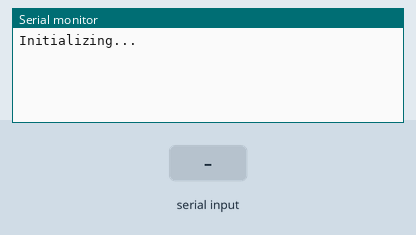
Recording of a sketch running on a simulated Arduino Uno, built with avr-gcc and run on an emulated ATmega328P. On the bench: the last lines printed to the serial monitor. Inputs (shaded band) come from the test bench.

Above: at 1.2 s.
1.3 s: "90,45\n" received over Serial
At 2.4 s:
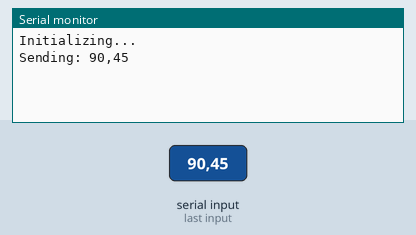
2.8 s: "90,45\n" received over the second serial link
At 3.3 s:
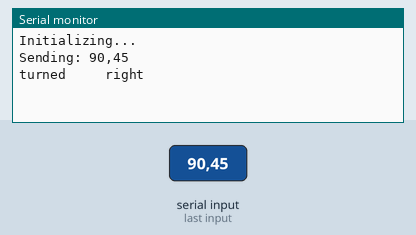
4.3 s: byte 10 ('\n') received over Serial
At 5.5 s:
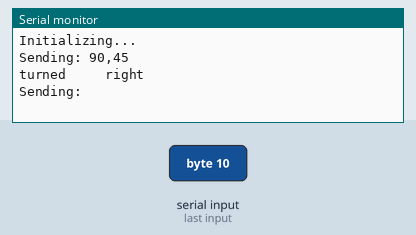
5.8 s: "30,150\n" received over Serial
At 6.2 s:
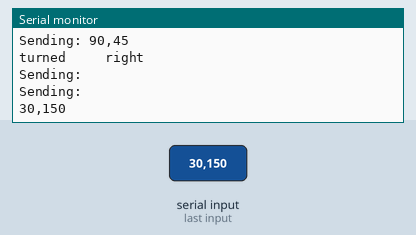
7.3 s: "30,150\n" received over the second serial link
At 7.9 s:
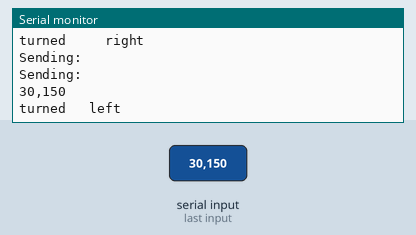
8.8 s: "30,150\n" received over the second serial link
At 10.3 s:
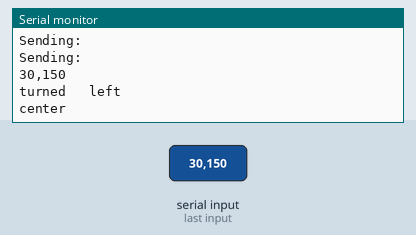

Measured:
- after the input at 1.3 s, the serial monitor: prints a new line at once (image 1)
- after the input at 2.8 s, the serial monitor: prints a new line at once (image 2)
- after the input at 4.3 s, the serial monitor: prints a new line at once (image 3)
- after the input at 5.8 s, the serial monitor: prints a new line at once (image 4)
- after the input at 7.3 s, the serial monitor: prints a new line at once (image 5)
- after the input at 8.8 s, the serial monitor: prints a new line at once (image 6)

The sketch:

uno-nano-compass-receiver.ino
```cpp
#include <NeoSWSerial.h>

//Constants (buttons)
const int txHc12 = A0; //green tx
const int rxHc12 = A1; //blue received

String message = "";

float heading = 0.00;
float pastHeading = 0.00;

NeoSWSerial HC12(txHc12, rxHc12); // (Green TX, Blue RX)

void setup() {
  Serial.begin(9600);
  HC12.begin(9600);
  HC12.listen();
  Serial.println("Initializing...");
}

void loop() {

  if(HC12.available()) {
    char letter = HC12.read();
    if(letter == '\n') {
      message += '\n';
      heading = message.toFloat();

      if(heading != pastHeading) {
        if(heading-pastHeading < 0) {
          Serial.println("turned \tleft");
        } else if(heading - pastHeading > 0) {
          Serial.println("turned \t\tright");
        }
        pastHeading = heading;
      } else {
        Serial.println("center");
      }
      message = "";
    } else {
      message += letter;
    }
  }

  if(Serial.available()) {
    char letter = Serial.read();
    if(letter == '\n') {
      message += '\n';
      Serial.print("Sending: ");
      Serial.println(message);
      HC12.print(message);
    } else {
      message += letter;
    }
  }


}
```
